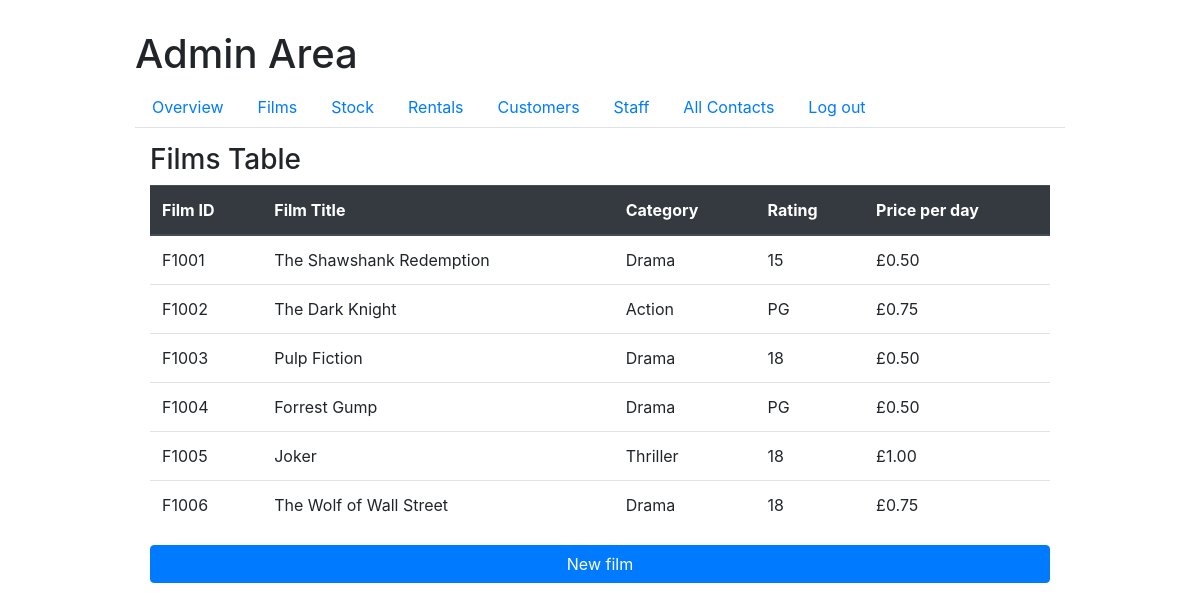
The page /admin.php?view=films (signed in) on the database its author committed.
### tables this page shows
CREATE TABLE IF NOT EXISTS film(
  film_id CHAR(5) PRIMARY KEY,
  category_id CHAR(6) NOT NULL,
  rating_id CHAR(6) NOT NULL,
  film_title VARCHAR(30) NOT NULL,
  film_rental_price_per_day DECIMAL(3,2) NOT NULL,
  CONSTRAINT FK_film_category_id FOREIGN KEY (category_id) REFERENCES category(category_id) ON UPDATE CASCADE ON DELETE RESTRICT,
  CONSTRAINT FK_film_rating_id FOREIGN KEY (rating_id) REFERENCES rating(rating_id) ON UPDATE CASCADE ON DELETE RESTRICT
);

CREATE TABLE IF NOT EXISTS category(
  category_id CHAR(6) PRIMARY KEY,
  category_name VARCHAR(30) NOT NULL
);

CREATE TABLE IF NOT EXISTS rating(
  rating_id CHAR(6) PRIMARY KEY,
  rating_name VARCHAR(3) NOT NULL,
  CONSTRAINT check_rating_name CHECK(rating_name IN ('U', 'PG', '12A', '12', '15', '18', 'R18'))
);

### admin_functions.php (the view, shortened to what this page needs)
<?php
  function displayFilms($pdo){
    echo "<div class='container' id='tab_content'>";
    echo "<h3>Films Table</h3>";
    $sql = 'SELECT film.*, category.category_name, rating.rating_name
    FROM film
    INNER JOIN category ON film.category_id = category.category_id
    INNER JOIN rating ON film.rating_id = rating.rating_id
    ORDER BY film.film_id ASC';
    $stmt = $pdo->prepare($sql);
    $stmt->execute();
    $films = $stmt->fetchAll();
    ?>
    <table class="table">
      <thead class="thead-dark">
        <tr>
          <th>Film ID</th>
          <th>Film Title</th>
          <th>Category</th>
          <th>Rating</th>
          <th>Price per day</th>
        </tr>
      </thead>
      <tbody>
      <?php
      if($films) {
        foreach($films as $film){
          echo "<tr>";
          echo "<td>". $film->film_id ."</td>";
          echo "<td>". $film->film_title ."</td>";
          echo "<td>". $film->category_name ."</td>";
          echo "<td>". $film->rating_name ."</td>";
          echo "<td>£". $film->film_rental_price_per_day ."</td>";
          echo "</tr>";
        }
      }
      echo "</tbody>";
      echo "</table>";
      echo "<a href='create_film.php' class='btn btn-primary btn-block' role='button'>New film</a>";
      echo "</div>";
    }
    ?>

### header.php (shortened to what this page needs)
<!DOCTYPE html>
<html>
<head>
  <link rel="stylesheet" href="https://stackpath.bootstrapcdn.com/bootstrap/4.3.1/css/bootstrap.min.css">
  <link rel="stylesheet" href="css/main.css">
</head>
<body>

### admin.php (shortened to what this page needs)
<?php
require_once('connect.php');
$header = "Admin Area";
include('header.php');
  include('admin_functions.php');
  ?>
  <div class='container' id='main'>
    <h1><?php echo $header ?></h1>
    <ul class="nav nav-tabs">
    <li class="nav-item">
        <a class="nav-link" href="admin.php?view=overview">Overview</a>
      </li>
      <li class="nav-item">
        <a class="nav-link" href="admin.php?view=films">Films</a>
      </li>
      <li class="nav-item">
        <a class="nav-link" href="admin.php?view=stock">Stock</a>
      </li>
      <li class="nav-item">
        <a class="nav-link" href="admin.php?view=rentals">Rentals</a>
      </li>
      <li class="nav-item">
        <a class="nav-link" href="admin.php?view=customers">Customers</a>
      </li>
      <li class="nav-item">
        <a class="nav-link" href="admin.php?view=staff">Staff</a>
      </li>
      <li class="nav-item">
        <a class="nav-link" href="admin.php?view=contacts">All Contacts</a>
      </li>
      <li class="nav-item">
        <a class="nav-link" href="logout.php">Log out</a>
      </li>
    </ul>
  <?php
  if (isset($_GET['view_films_by_cust'])){
    displayRentalsByCustomer($_GET['view_films_by_cust'], $pdo);
  }else{
    if (isset($_GET['view'])){
      switch ($_GET['view']){
        case "films":
          displayFilms($pdo);
          break;
      }
    }else{
      displayOverview($pdo);
    }
  }
  ?>
</div>
<?php
include('footer.php');
?>

### footer.php (shortened to what this page needs)
</body>
</html>

### css/main.css (style rules this page uses)
body { margin-top:30px; }
#tab_content { padding:15px; }
.container { max-width: 2000px; }
table { width:100%; }
#main { width:80%; }

### rows shown on the page
film: film_id "F1001", film_title "The Shawshank Redemption", category.category_name "Drama", rating.rating_name "15", film_rental_price_per_day "0.50"
film: film_id "F1002", film_title "The Dark Knight", category.category_name "Action", rating.rating_name "PG", film_rental_price_per_day "0.75"
film: film_id "F1003", film_title "Pulp Fiction", category.category_name "Drama", rating.rating_name "18", film_rental_price_per_day "0.50"
film: film_id "F1004", film_title "Forrest Gump", category.category_name "Drama", rating.rating_name "PG", film_rental_price_per_day "0.50"
film: film_id "F1005", film_title "Joker", category.category_name "Thriller", rating.rating_name "18", film_rental_price_per_day "1.00"
film: film_id "F1006", film_title "The Wolf of Wall Street", category.category_name "Drama", rating.rating_name "18", film_rental_price_per_day "0.75"

### other values the page prints
$header "Admin Area"
